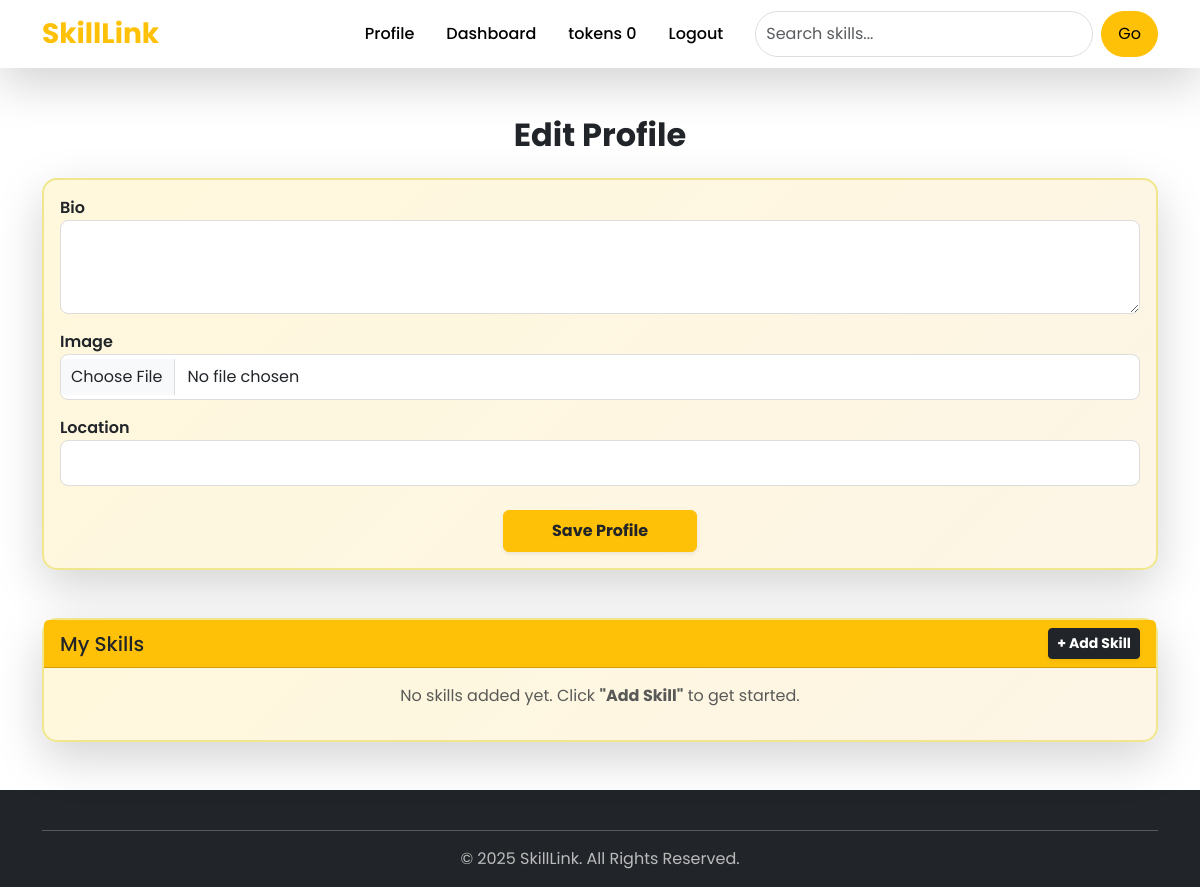
The app's page /accounts/profile/edit/ (signed in), older data.
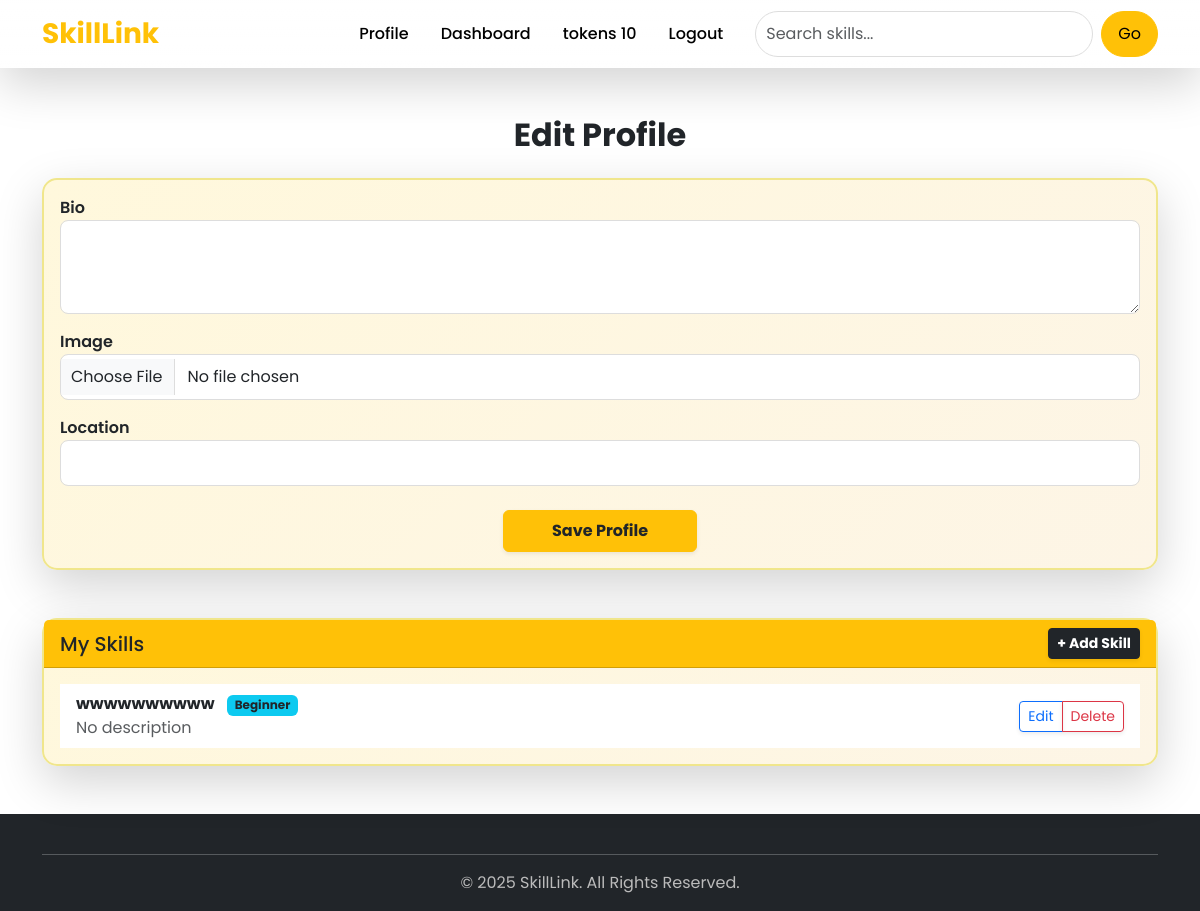
The same page, newer data.
### accounts/models.py (models this page shows, shortened)
class Profile(models.Model):
    user = models.OneToOneField(User, on_delete=models.CASCADE)
    bio = models.CharField(max_length=100 ,blank=True, null=True)
    profile_pic = CloudinaryField('image', default='default.png')
    location = models.CharField(max_length=100, blank=True, null=True)
    languages_spoken = models.CharField(max_length=200, blank=True, null=True)
    experience_level = models.CharField(
        max_length=20,
        choices=[
            ("beginner", "Beginner"),
            ("intermediate", "Intermediate"),
            ("expert", "Expert"),
        ],
        default="beginner"
    )
    tokens_balance = models.PositiveIntegerField(default=0)
    rating = models.FloatField(default=0.0)
    joined_on = models.DateTimeField(auto_now_add=True)
    verified = models.BooleanField(default=False)
    @property
    def token_balance(self):
        totals = Transaction.objects.filter(user=self).values("transaction_type").annotate(total=models.Sum("amount"))
        earned = next((t["total"] for t in totals if t["transaction_type"] == "earned"), 0)
        spent = next((t["total"] for t in totals if t["transaction_type"] == "spent"), 0)
        purchased = next((t["total"] for t in totals if t["transaction_type"] == "purchased"), 0)
        return (purchased + earned) - spent

### skills/models.py (models this page shows, shortened)
class ProfileSkill(models.Model):
    profile = models.ForeignKey(Profile, on_delete=models.CASCADE, related_name="skills")
    skill = models.ForeignKey(Skill, on_delete=models.CASCADE)
    EXPERIENCE_CHOICES = [
        ("beginner", "Beginner"),
        ("intermediate", "Intermediate"),
        ("advanced", "Advanced"),
        ("expert", "Expert"),
    ]
    experience_level = models.CharField(max_length=20, choices=EXPERIENCE_CHOICES, default="beginner")
    LEARNING_STATUS_CHOICES = [
        ("learning", "Learning"),
        ("practicing", "Practicing"),
        ("mastered", "Mastered"),
        ("teaching", "Teaching"),
    ]
    learning_status = models.CharField(max_length=20, choices=LEARNING_STATUS_CHOICES, default="learning")
    years_of_experience = models.PositiveIntegerField(default=0)
    personal_description = models.TextField(blank=True, null=True)
    available_for_teaching = models.BooleanField(default=False)
    token_cost = models.PositiveIntegerField(default=0)
    times_taught = models.PositiveIntegerField(default=0)
    average_rating = models.FloatField(default=0.0)
    verified = models.BooleanField(default=False)
    notes = models.TextField(blank=True, null=True)
    certificate_url = models.URLField(blank=True, null=True)
    added_on = models.DateTimeField(auto_now_add=True)

class Skill(models.Model):
    name = models.CharField(max_length=100)
    category = models.CharField(max_length=50, blank=True, null=True)
    skill_icon  =CloudinaryField('image', default='default.png')

### accounts/views.py (the view)
# urls.py: path('profile/edit/', profile_edit, name='profile_edit'),
@login_required
def profile_edit(request):
    profile = request.user.profile
    if request.method == "POST":
        profile_form = ProfileForm(request.POST, request.FILES, instance=profile)
        if profile_form.is_valid():
            profile_form.save()
            messages.success(request, "Profile updated successfully.")
            return redirect("profile_edit")
    else:
        profile_form = ProfileForm(instance=profile)
    skills = profile.skills.all()
    return render(request, "profile_edit.html", {
        "profile_form": profile_form,
        "skills": skills,
    })

### accounts/forms.py
class ProfileForm(forms.ModelForm):
    class Meta:
        model = Profile
        fields = ['bio', 'profile_pic', 'location']
        widgets = {
            'bio': forms.Textarea(attrs={'rows': 3, 'class': 'form-control'}),
            'location': forms.TextInput(attrs={'class': 'form-control'}),
            'profile_pic': forms.FileInput(attrs={'class': 'form-control'}),
        }

### accounts/templates/profile_edit.html (shortened to what this page needs)
{% extends "base.html" %}
{% load static %}
{% block content %}
<div class="container my-5">
    <h2 class="mb-4 text-center fw-bold text-dark animate__animated animate__fadeInDown">
        Edit Profile
    </h2>
    <div class="card profile-card shadow-lg mb-5 animate__animated animate__fadeInUp"
         style="border:2px solid #F0E68C; background:linear-gradient(135deg, #fff8dc, #fdf5e6); border-radius:15px;">
        <div class="card-body">
            <form method="post" enctype="multipart/form-data">
                {% for field in profile_form %}
                    <div class="mb-3">
                        <label class="fw-semibold">{{ field.label }}</label>
                        {{ field }}
                    </div>
                {% endfor %}
                <div class="text-center mt-4">
                    <button type="submit" class="btn btn-warning text-dark fw-bold px-5 py-2 shadow-sm hover-grow">
                        Save Profile
                    </button>
                </div>
            </form>
        </div>
    </div>
    <div class="card shadow-lg animate__animated animate__fadeInUp animate__delay-1s"
         style="border:2px solid #F0E68C; background:linear-gradient(135deg, #fff8dc, #fdf5e6); border-radius:15px;">
        <div class="card-header d-flex justify-content-between align-items-center bg-warning text-dark fw-bold">
            <h5 class="mb-0">My Skills</h5>
            <a href="{% url 'add_skill' %}" class="btn btn-dark btn-sm fw-bold shadow-sm hover-grow">
                + Add Skill
            </a>
        </div>
        <div class="card-body">
            {% if skills %}
                <ul class="list-group list-group-flush">
                    {% for skill in skills %}
                        <li class="list-group-item d-flex justify-content-between align-items-center skill-item">
                            <div>
                                <strong>{{ skill.skill.name }}</strong>
                                <span class="badge bg-info text-dark ms-2">{{ skill.get_experience_level_display }}</span>
                                <p class="text-muted mb-0">{{ skill.personal_description|default:"No description" }}</p>
                            </div>
                            <div class="btn-group btn-group-sm">
                                <a href="{% url 'edit_skill' skill.id %}" class="btn btn-outline-primary shadow-sm">Edit</a>
                                <a href="{% url 'delete_skill' skill.id %}"
                                   class="btn btn-outline-danger shadow-sm"
                                   onclick="return confirm('Are you sure?');">Delete</a>
                            </div>
                        </li>
                    {% endfor %}
                </ul>
            {% else %}
                <p class="text-muted text-center">No skills added yet. Click <strong>"Add Skill"</strong> to get started.</p>
            {% endif %}
        </div>
    </div>
</div>
<link rel="stylesheet" href="https://cdnjs.cloudflare.com/ajax/libs/animate.css/4.1.1/animate.min.css"/>
{% endblock %}

### templates/base.html (shortened to what this page needs)
<!DOCTYPE html>
<html lang="en">
<head>
  <link href="https://cdn.jsdelivr.net/npm/bootstrap@5.3.3/dist/css/bootstrap.min.css" rel="stylesheet">
</head>
<body>
  <nav class="navbar navbar-expand-lg navbar-dark bg-gradient shadow-lg sticky-top">
    <div class="container">
      <a class="navbar-brand fw-bold fs-3 text-warning" href="{% url 'index' %}">SkillLink</a>
      <div class="collapse navbar-collapse" id="navbarNav">
        <ul class="navbar-nav ms-auto align-items-center">
          <li class="nav-item mx-2">
          {% if user.is_authenticated %}
          <li class="nav-item mx-2">
            <a class="nav-link position-relative" href="{% url 'profile' %}">
              Profile
            </a>
          </li>
          <li class="nav-item mx-2">
            <a class="nav-link position-relative" href="{% url 'dashboard' %}">
              Dashboard
            </a>
          </li>
          <li class="nav-item mx-2">
            <a class="nav-link position-relative" href="{% url 'token_balance' %}">
              tokens {{ user.profile.token_balance }}
            </a>
          </li>
            <li class="nav-item mx-2">
              <a class="nav-link" href="{% url 'logout' %}">Logout</a>
            </li>
          {% endif %}
        </ul>
        <form class="d-flex ms-lg-3 mt-3 mt-lg-0" method="GET" action="{% url 'skill_list' %}">
          <input class="form-control me-2 rounded-pill search-input" type="search" placeholder="Search skills..."
                 aria-label="Search" name="q">
          <button class="btn btn-warning rounded-pill px-3" type="submit">Go</button>
        </form>
      </div>
    </div>
  </nav>
  <main>
    {% block content %}{% endblock %}
  </main>
  <footer class="bg-dark text-white pt-4 pb-3 mt-5">
    <div class="container text-center">
      <hr class="border-light">
      <a class="footer-link mx-3">
      &copy; 2025 SkillLink. All Rights Reserved.
      </a>
    </div>
  </footer>
</body>
</html>

Row changes from the older to the newer data that the page shows:
added ProfileSkill: skill.name "wwwwwwwwww", experience_level "Beginner", personal_description "No description"
Text that changed along with them:
{{ user.profile.token_balance }}: "0" → "10"
text no longer shown: "No skills added yet. Click \"Add Skill\" to get started."
